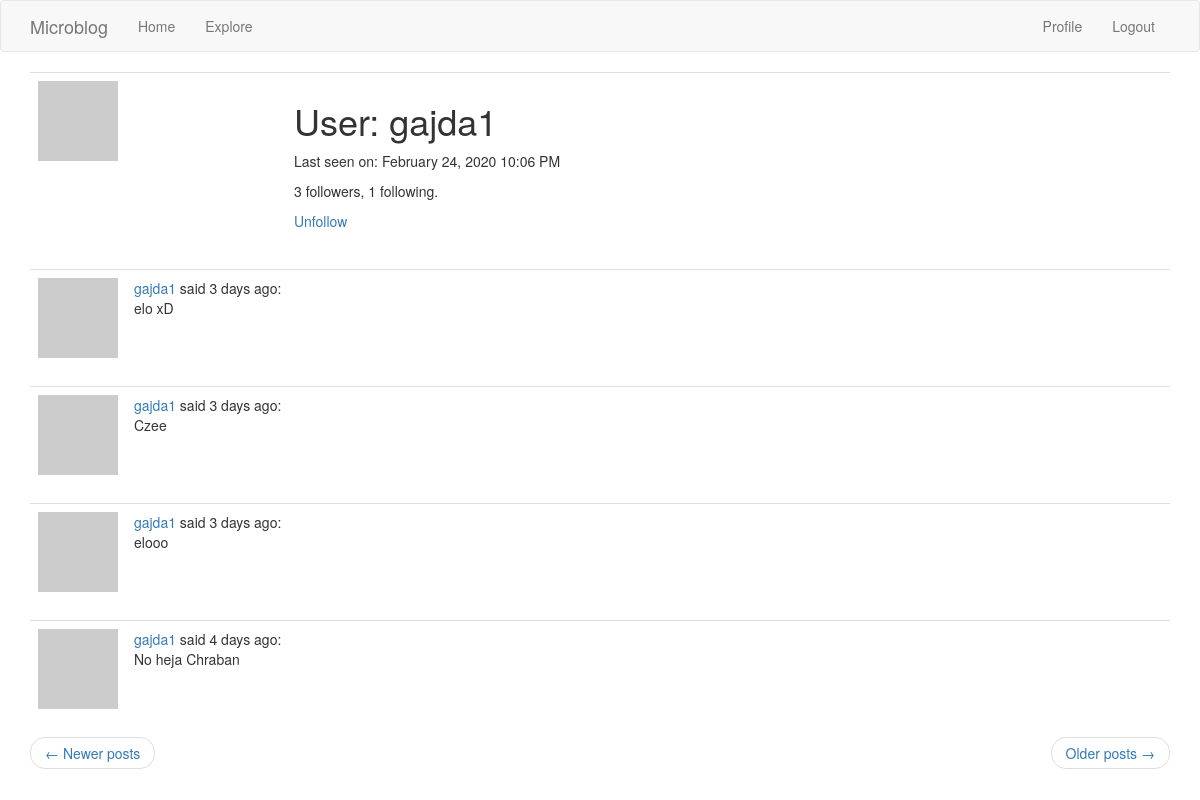
The page /user/gajda1 (signed in) on the database its author committed.
### app/modules.py (models this page shows, shortened)
class User(UserMixin, db.Model):
    id = db.Column(db.Integer, primary_key=True)
    username = db.Column(db.String(64), index=True, unique=True)
    email = db.Column(db.String(120), index=True, unique=True)
    password_hash = db.Column(db.String(128))
    posts = db.relationship('Post', backref='author', lazy='dynamic')
    about_me = db.Column(db.String(128))
    last_seen = db.Column(db.DateTime, default=datetime.utcnow)
    followed = db.relationship(
        'User', secondary=followers,
        primaryjoin=(followers.c.follower_id == id),
        secondaryjoin=(followers.c.followed_id == id),
        backref=db.backref('followers', lazy='dynamic'), lazy='dynamic')
    def avatar(self, size):
        help = md5(self.email.lower().encode('utf-8')).hexdigest()
        return f"https://www.gravatar.com/avatar/{help}?d=identicon&s={size}"
    def is_following(self, user):
        return self.followed.filter(followers.c.followed_id == user.id).count() > 0

class Post(db.Model):
    id = db.Column(db.Integer, primary_key=True)
    body = db.Column(db.String(140))
    timestamp = db.Column(db.DateTime, index=True, default=datetime.utcnow)
    user_id = db.Column(db.Integer, db.ForeignKey('user.id'))

### app/routes.py (the view)
@app.route('/user/<username>')
@login_required
def user(username):
    user = User.query.filter_by(username=username).first_or_404()
    page = request.args.get('page',1,type=int)
    posts = user.posts.order_by(Post.timestamp.desc()).paginate(page,app.config['POSTS_PER_PAGE'],False)
    next_url = url_for('user',username = user.username,page=posts.next_num if posts.has_next else None)
    prev_url = url_for('user',username=user.username, page=posts.prev_num if posts.has_prev else None)
    return render_template('user.html', user=user, posts=posts.items,next_url=next_url,prev_url=prev_url)

### app/modules.py (called while the page is built)
@login.user_loader
def load_user(id):
    return User.query.get(int(id))

### app/routes.py (called while the page is built)
@app.before_request
def before_request():
    if current_user.is_authenticated:
        current_user.last_seen = datetime.utcnow()
        db.session.commit()

### app/templates/user.html (shortened to what this page needs)
{% extends "base.html" %}
{% block app_content %}
    <table class="table table-hover">
        <tr>
            <td width="256px"><img src="{{ user.avatar(256) }}"></td>
            <td>
                <h1>User: {{ user.username }}</h1>
                 {% if user.last_seen %}
                <p>Last seen on: {{ moment(user.last_seen).format('LLL') }}</p>
                {% endif %}
                <p>{{ user.followers.count() }} followers, {{ user.followed.count() }} following.</p>
                {% if user == current_user %}
                <p><a href="{{ url_for('edit_profile') }}">Edit your profile</a></p>
                {% elif not current_user.is_following(user) %}
                <p><a href="{{ url_for('follow', username=user.username) }}">Follow</a></p>
                {% else %}
                <p><a href="{{ url_for('unfollow', username=user.username) }}">Unfollow</a></p>
                {% endif %}
            </td>
        </tr>
    </table>
    {% for post in posts %}
        {% include '_post.html' %}
    {% endfor %}
    <nav aria-label="...">
        <ul class="pager">
            <li class="previous{% if not prev_url %} disabled{% endif %}">
                <a href="{{ prev_url or '#' }}">
                    <span aria-hidden="true">&larr;</span> Newer posts
                </a>
            </li>
            <li class="next{% if not next_url %} disabled{% endif %}">
                <a href="{{ next_url or '#' }}">
                    Older posts <span aria-hidden="true">&rarr;</span>
                </a>
            </li>
        </ul>
    </nav>
{% endblock %}

### app/templates/_post.html
<table class="table table-hover">
        <tr>
            <td width="70px">
                <a href="{{ url_for('user', username=post.author.username) }}">
                    <img src="{{ post.author.avatar(70) }}" />
                </a>
            </td>
            <td>
                <a href="{{ url_for('user', username=post.author.username) }}">
                    {{ post.author.username }}
                </a>
                said {{ moment(post.timestamp).fromNow() }}:
                <br>
                {{ post.body }}
            </td>
        </tr>
    </table>

### rows shown on the page
User: username "gajda1", last_seen "February 24, 2020 10:06 PM"
Post: author.username "gajda1", timestamp "3 days ago", body "elo xD"
Post: author.username "gajda1", timestamp "3 days ago", body "Czee"
Post: author.username "gajda1", timestamp "3 days ago", body "elooo"
Post: author.username "gajda1", timestamp "4 days ago", body "No heja Chraban"

### other values the page prints
{{ user.followers.count() }} "3"
{{ user.followed.count() }} "1"
